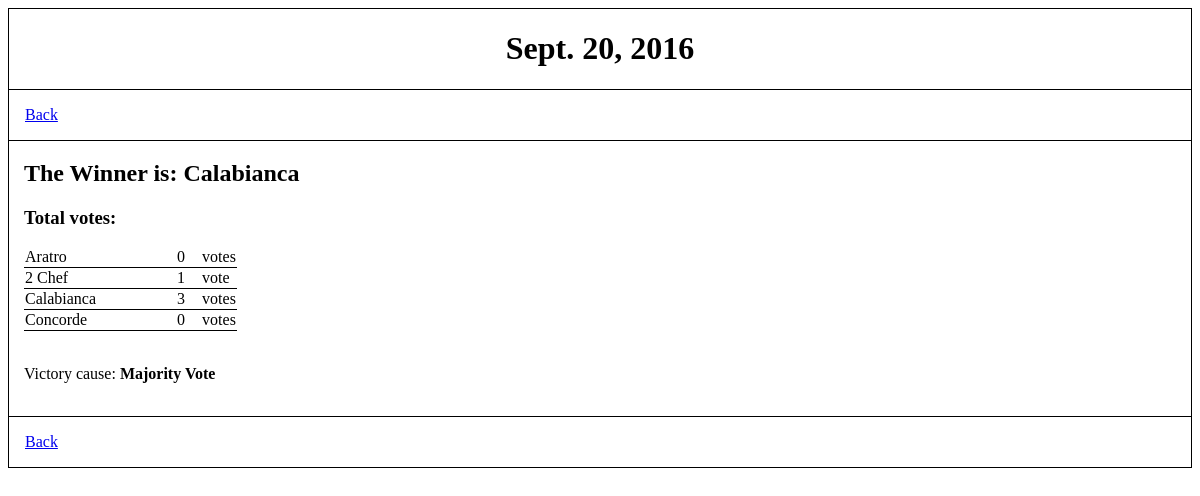
The app's page /polls/1/vote_result_history/ with its own data.
### polls/models.py (models this page shows, shortened)
class Ballot(models.Model):
    date = models.DateField('ballot date')
    winner = models.CharField(max_length=30, default="")
    win_cause = models.CharField(max_length=30, default="")

class Restaurant(models.Model):
    ballot = models.ForeignKey(Ballot, on_delete=models.CASCADE)
    name = models.CharField(max_length=30)
    votes = models.IntegerField(default=0)

### polls/views.py (the view)
# urls.py: url(r'^(?P<pk>[0-9]+)/vote_result_history/$', views.VoteResultHistoryView.as_view(), name='vote_result_history'),
class VoteResultHistoryView(generic.DetailView):
    model = Ballot
    template_name = 'polls/vote_result_history.html'

### polls/templates/polls/vote_result_history.html (shortened to what this page needs)
<!DOCTYPE html>
<html>
    <head>
    </head>
    <body>
        <header>
            <h1>
                {{ ballot.date }}
            </h1>
        </header>
        <div class="frame">
            <nav class="left">
                <p><a href="{% url 'polls:vote_history_index' %}">Back</a></p>
            </nav>
            <nav class="right">
                <p>&nbsp;</p>
            </nav>
        </div>
        <div class="frame">
            <section style="border:none">
                <h2>The Winner is: {{ ballot.winner }}</h2>
                <h3>Total votes: {{ total_votes }}</h3>
                <table class="result">
                {% for restaurant in ballot.restaurant_set.all %}
                    <tr class="result">
                        <td style="padding-right:5em">
                        {{ restaurant.name }}</td>
                        <td style="padding-right:1em">
                        {{ restaurant.votes }}</td>
                        <td>vote{{ restaurant.votes|pluralize }}</td>
                    </tr>
                {% endfor %}
                </table>
                <br>
                <p>Victory cause: <strong>{{ ballot.win_cause }}</strong></p>
                <br>
            </section>
        </div>
        <div class="frame">
            <footer class="left">
                <p><a href="{% url 'polls:vote_history_index' %}">Back</a></p>
            </footer>
            <footer class="right">
                <p>&nbsp;</p>
            </footer>
        </div>
    </body>
</html>

### polls/templates/polls/vote_result_history.html (style rules this page uses)
div.frame { clear: both; border: 1px solid black; overflow: hidden; margin-bottom: -1px; }
header { border: 1px solid black; text-align: center; margin-bottom: -1px; }
nav.left { float: left; width: 15%; padding-left: 1em; }
nav.right { float: right; width: 15%; text-align: right; padding-right: 1em; }
section { clear: both; float: left; width: 70%; border-right: 1px solid black; margin: -1px; padding-left: 1em; overflow: auto; }
footer.left { clear: both; float: left; width: 45%; padding-left: 1em; }
footer.right { float: right; width: 45%; text-align: right; padding-right: 1em; }
table.result { border-collapse: collapse; }
tr.result { border-bottom: 1px solid black; }

### records on screen
Ballot: date "Sept. 20, 2016", winner "Calabianca", win_cause "Majority Vote"
Restaurant: name "Aratro", votes "0"
Restaurant: name "2 Chef", votes "1"
Restaurant: name "Calabianca", votes "3"
Restaurant: name "Concorde", votes "0"
